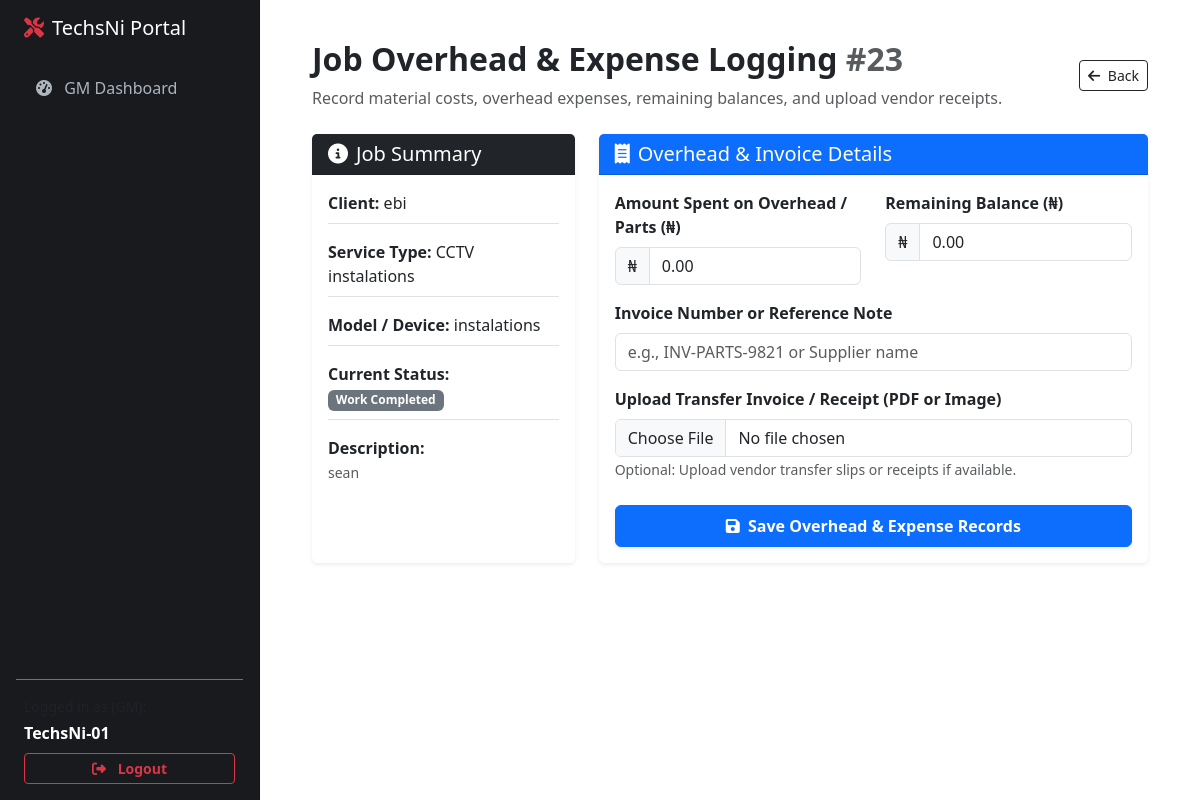
The page /services/dashboard/general-manager/job/23/expense/ (signed in) on the database its author committed.
### services/models.py (models this page shows, shortened)
class User(AbstractUser):
    groups = models.ManyToManyField(
        'auth.Group',
        related_name='custom_user_set',
        blank=True,
        help_text='The groups this user belongs to.',
        verbose_name='groups',
    )
    user_permissions = models.ManyToManyField(
        'auth.Permission',
        related_name='custom_user_permissions_set',
        blank=True,
        help_text='Specific permissions for this user.',
        verbose_name='user permissions',
    )
    ROLE_CHOICES = (
        ('ceo', 'CEO'),
        ('general_manager', 'General Manager'),
        ('manager', 'Manager'),
        ('assistant_manager', 'Assistant Manager'),
        ('customer_service', 'Customer Service Representative'),
        ('worker', 'Worker'),
        ('customer', 'Customer'),
        ('marketer', 'Marketer'),
    )
    role = models.CharField(max_length=30, choices=ROLE_CHOICES, default='customer')
    employee_id = models.CharField(max_length=50, unique=True, blank=True, null=True, verbose_name="ID Number")
    email = models.EmailField(unique=True, blank=False, null=False)
    phone_number = models.CharField(max_length=20, unique=True, null=True, blank=True)
    country = models.CharField(max_length=50, default='Nigeria')
    state = models.CharField(max_length=100, blank=True, null=True)
    capital = models.CharField(max_length=100, blank=True, null=True)
    lga = models.CharField(max_length=100, blank=True, null=True)
    address = models.TextField(blank=True, null=True)
    description = models.TextField(blank=True, null=True)
    narration = models.TextField(blank=True, null=True)
    is_verified = models.BooleanField(default=False)
    otp_code = models.CharField(max_length=6, blank=True, null=True)
    commission_percentage = models.DecimalField(
        max_digits=5, decimal_places=2, blank=True, null=True,
        verbose_name="Custom Commission Percentage (%)"
    )
    referred_by = models.ForeignKey('self', null=True, blank=True, on_delete=models.SET_NULL, related_name='referrals')

class Job(models.Model):
    STATUS_CHOICES = (
        ('pending', 'Pending Review'),
        ('approved', 'Approved'),
        ('rejected', 'Rejected'),
        ('quote_sent', 'Quote Sent'),
        ('quote_approved', 'Quote Approved'),
        ('quote_rejected', 'Quote Rejected'),
        ('deposit_paid', 'Deposit Paid'),
        ('on_site', 'Worker On-Site'),
        ('in_progress', 'Work in Progress'),
        ('completed', 'Work Completed'),
        ('fully_paid', 'Fully Paid & Invoiced'),
        ('pending_finance_review', 'Pending Finance Review'),
        ('settled', 'Settled & Closed'),
    )
    customer = models.ForeignKey(User, on_delete=models.CASCADE, related_name='job_requests')
    job_type = models.ForeignKey(JobType, on_delete=models.SET_NULL, null=True, blank=True, verbose_name="Job Type")
    model_type = models.CharField(max_length=100, blank=True, null=True)
    serial_number = models.CharField(max_length=100, blank=True, null=True)
    condition = models.CharField(max_length=100, blank=True, null=True)
    description = models.TextField()
    image1 = models.ImageField(upload_to='jobs/images/', blank=True, null=True)
    image2 = models.ImageField(upload_to='jobs/images/', blank=True, null=True)
    image3 = models.ImageField(upload_to='jobs/images/', blank=True, null=True)
    video = models.FileField(upload_to='jobs/videos/', blank=True, null=True)
    status = models.CharField(max_length=30, choices=STATUS_CHOICES, default='pending')
    assigned_worker = models.ForeignKey(User, on_delete=models.SET_NULL, null=True, blank=True, related_name='assigned_jobs')
    is_po_job = models.BooleanField(default=False)
    po_number = models.CharField(max_length=100, blank=True, null=True)
    created_at = models.DateTimeField(auto_now_add=True)

class JobType(models.Model):
    name = models.CharField(max_length=100, unique=True, verbose_name="Job Service Type")
    is_active = models.BooleanField(default=True, verbose_name="Active")

class JobExpense(models.Model):
    job = models.OneToOneField(Job, on_delete=models.CASCADE, related_name='expense_record')
    logged_by = models.ForeignKey(User, on_delete=models.SET_NULL, null=True, blank=True, related_name='logged_job_expenses')
    amount_spent = models.DecimalField(max_digits=12, decimal_places=2, default=0.00, verbose_name="Amount Spent on Overhead / Parts (₦)")
    remaining_balance = models.DecimalField(max_digits=12, decimal_places=2, default=0.00, verbose_name="Remaining Balance (₦)")
    transfer_invoice = models.FileField(upload_to='expenses/invoices/', blank=True, null=True, verbose_name="Transfer Invoice / Receipt (PDF or Image)")
    invoice_number_or_note = models.CharField(max_length=150, blank=True, null=True, verbose_name="Invoice Number or Reference Note")
    created_at = models.DateTimeField(auto_now_add=True)
    updated_at = models.DateTimeField(auto_now=True)

### services/views.py (the view, shortened to what this page needs)
# urls.py: path('dashboard/general-manager/job/<int:job_id>/expense/', views.general_manager_job_expense_view, name='general_manager_job_expense_view'),
@login_required
def general_manager_job_expense_view(request, job_id):
    request.user.refresh_from_db()
    if not request.user.is_superuser and request.user.role not in ['ceo', 'general_manager']:
        messages.error(request, "Access denied. This section is strictly restricted to Executives and General Managers.")
        return redirect('dashboard_router')
    job = get_object_or_404(Job, id=job_id)
    expense_record, created = JobExpense.objects.get_or_create(job=job)
    return render(request, 'services/dashboards/general_manager_expense.html', {
        'job': job,
        'expense_record': expense_record,
    })

### services/templates/services/dashboards/general_manager_expense.html (shortened to what this page needs)
<!DOCTYPE html>
<html lang="en">
<head>
    <link href="https://cdn.jsdelivr.net/npm/bootstrap@5.3.0/dist/css/bootstrap.min.css" rel="stylesheet">
    <link rel="stylesheet" href="https://cdnjs.cloudflare.com/ajax/libs/font-awesome/6.4.0/css/all.min.css">
</head>
<body>
    <div class="sidebar p-3 d-flex flex-column justify-content-between">
        <div>
            <div class="sidebar-brand px-2 mb-4 d-flex align-items-center gap-2">
                <h3 class="text-white mb-0 fs-5"><i class="fas fa-tools text-danger me-2"></i>TechsNi Portal</h3>
            </div>
            <ul class="nav nav-pills flex-column mb-auto">
                <li class="nav-item">
                    <a href="{% url 'dashboard_router' %}" class="nav-link">
                        <i class="fas fa-tachometer-alt me-2"></i> GM Dashboard
                    </a>
                </li>
            </ul>
        </div>
        <div class="sidebar-footer pt-3 border-top border-secondary">
            <div class="text-muted small px-2 mb-1">Logged in as (GM):</div>
            <div class="text-white fw-bold px-2 mb-2"><strong>{{ request.user.username }}</strong></div>
            <form action="{% url 'logout' %}" method="post" class="w-100 px-2">
                <button type="submit" class="btn btn-outline-danger btn-sm w-100 fw-bold">
                    <i class="fas fa-sign-out-alt me-2"></i> Logout
                </button>
            </form>
        </div>
    </div>
    <div class="main-content">
        <div class="container-fluid">
            <div class="d-flex justify-content-between align-items-center mb-4 flex-wrap gap-3">
                <div>
                    <h2 class="text-dark fw-bold">Job Overhead & Expense Logging <span class="text-muted">#{{ job.id }}</span></h2>
                    <p class="text-muted mb-0">Record material costs, overhead expenses, remaining balances, and upload vendor receipts.</p>
                </div>
                <div>
                    <a href="javascript:history.back()" class="btn btn-outline-dark btn-sm">
                        <i class="fas fa-arrow-left me-1"></i> Back
                    </a>
                </div>
            </div>
            <div class="row g-4">
                <div class="col-lg-4">
                    <div class="card shadow-sm border-0 h-100">
                        <div class="card-header bg-dark text-white">
                            <h5 class="mb-0"><info class="fas fa-info-circle me-2"></info>Job Summary</h5>
                        </div>
                        <div class="card-body text-dark">
                            <p class="border-bottom pb-2"><strong>Client:</strong> {{ job.customer.username }}</p>
                            <p class="border-bottom pb-2"><strong>Service Type:</strong> {{ job.job_type.name|default:"General Service" }}</p>
                            <p class="border-bottom pb-2"><strong>Model / Device:</strong> {{ job.model_type|default:"N/A" }}</p>
                            <p class="border-bottom pb-2"><strong>Current Status:</strong> <span class="badge bg-secondary">{{ job.get_status_display }}</span></p>
                            <p class="mb-0"><strong>Description:</strong><br><span class="text-muted small">{{ job.description }}</span></p>
                        </div>
                    </div>
                </div>
                <div class="col-lg-8">
                    <div class="card shadow-sm border-0">
                        <div class="card-header bg-primary text-white">
                            <h5 class="mb-0"><i class="fas fa-receipt me-2"></i>Overhead & Invoice Details</h5>
                        </div>
                        <div class="card-body text-dark">
                            <form method="POST" enctype="multipart/form-data">
                                <div class="row">
                                    <div class="col-md-6 mb-3">
                                        <label class="form-label fw-bold">Amount Spent on Overhead / Parts (₦)</label>
                                        <div class="input-group">
                                            <span class="input-group-text">₦</span>
                                            <input type="number" step="0.01" name="amount_spent" class="form-control" value="{{ expense_record.amount_spent|default:'0.00' }}" required>
                                        </div>
                                    </div>
                                    <div class="col-md-6 mb-3">
                                        <label class="form-label fw-bold">Remaining Balance (₦)</label>
                                        <div class="input-group">
                                            <span class="input-group-text">₦</span>
                                            <input type="number" step="0.01" name="remaining_balance" class="form-control" value="{{ expense_record.remaining_balance|default:'0.00' }}" required>
                                        </div>
                                    </div>
                                </div>
                                <div class="mb-3">
                                    <label class="form-label fw-bold">Invoice Number or Reference Note</label>
                                    <input type="text" name="invoice_number_or_note" class="form-control" placeholder="e.g., INV-PARTS-9821 or Supplier name" value="{{ expense_record.invoice_number_or_note|default:'' }}">
                                </div>
                                <div class="mb-4">
                                    <label class="form-label fw-bold">Upload Transfer Invoice / Receipt (PDF or Image)</label>
                                    <input type="file" name="transfer_invoice" class="form-control">
                                    <small class="text-muted">Optional: Upload vendor transfer slips or receipts if available.</small>
                                </div>
                                <button type="submit" class="btn btn-primary w-100 fw-bold py-2 shadow-sm">
                                    <i class="fas fa-save me-1"></i> Save Overhead & Expense Records
                                </button>
                            </form>
                        </div>
                    </div>
                </div>
            </div>
        </div>
    </div>
</body>
</html>

### services/templates/services/dashboards/general_manager_expense.html (style rules this page uses)
body { background-color: #f8f9fa; font-family: 'Segoe UI', Tahoma, Geneva, Verdana, sans-serif; }
.sidebar { min-height: 100vh; background: #181a1e; color: #fff; position: fixed; top: 0; left: 0; width: 260px; z-index: 100; border-right: 1px solid #2a0a0d; }
.sidebar .nav-link { color: #adb5bd; padding: 12px 20px; border-radius: 4px; margin-bottom: 5px; }
.main-content { margin-left: 260px; padding: 40px; background-color: #ffffff; min-height: 100vh; }

### rows shown on the page
User: user.username "TechsNi-01"
Job: id "23", customer.username "ebi", job_type.name "CCTV instalations", model_type "instalations", status "Work Completed", description "sean"
